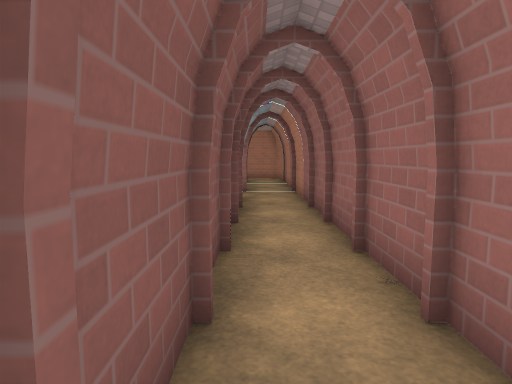
view 1 (above)

24 first-person views from a walk through a 3-D level made in the Godot game engine. The camera is 1.3 m above the floor, tilts 6° down and sees 75° across. The floor is counted in squares, 1 m on a side. Each view is taken from the middle of a square. On the plan, view 1 faces up. The plan holds only what a view shows up to about 14 squares ahead; the rest is blank. The place goes on beyond the plan. Characters and animated objects are not drawn. Some surface patterns are stand-ins.

view 2
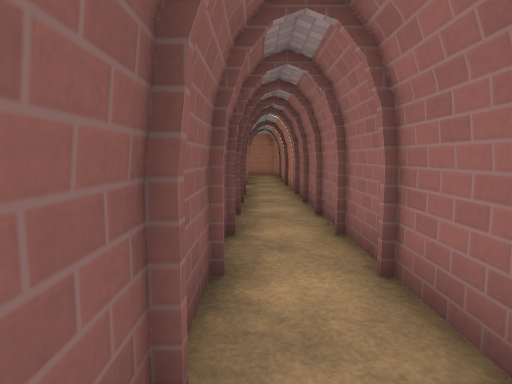

view 3
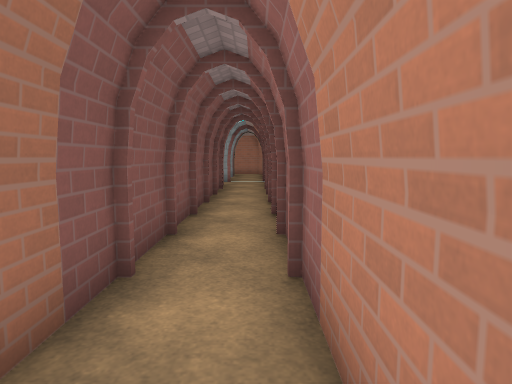

view 4
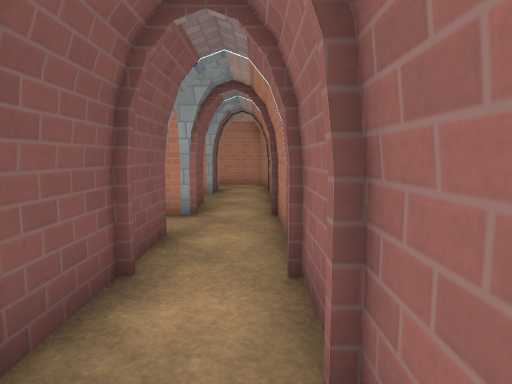

view 5
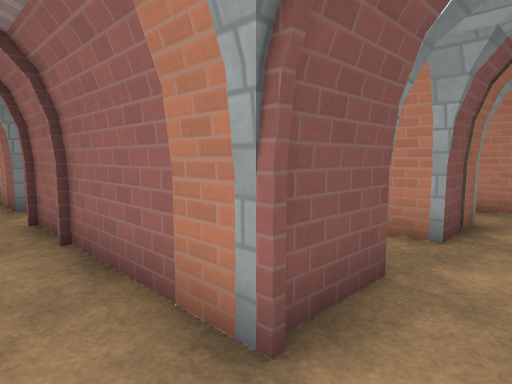

view 6
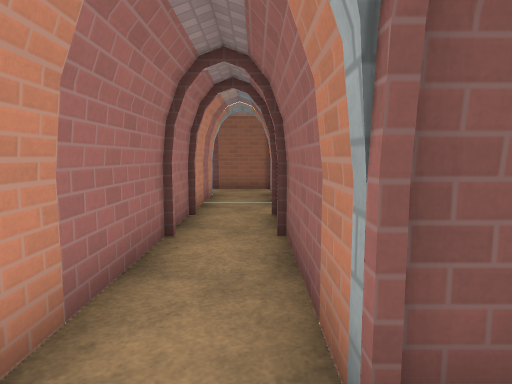

view 7
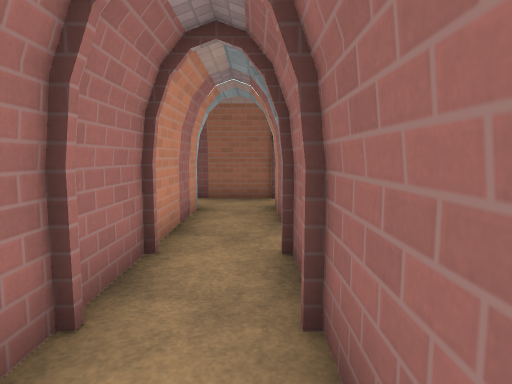

view 8
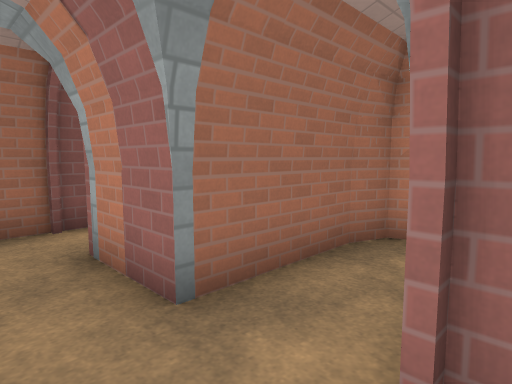

view 9
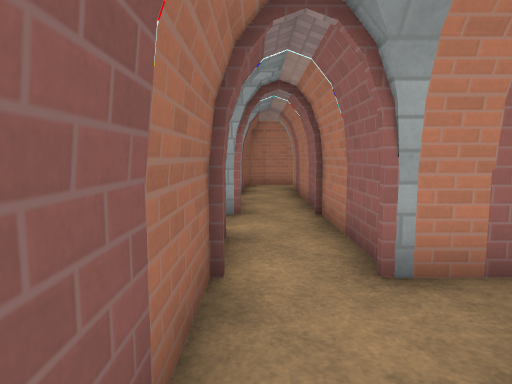

view 10
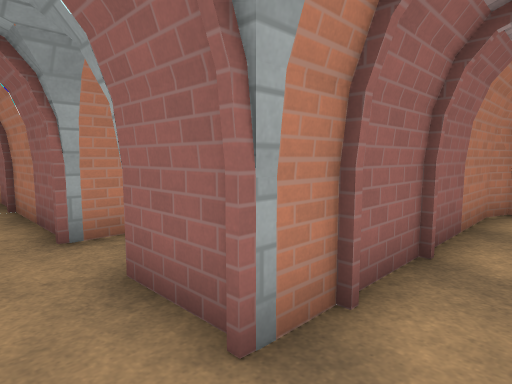

view 11
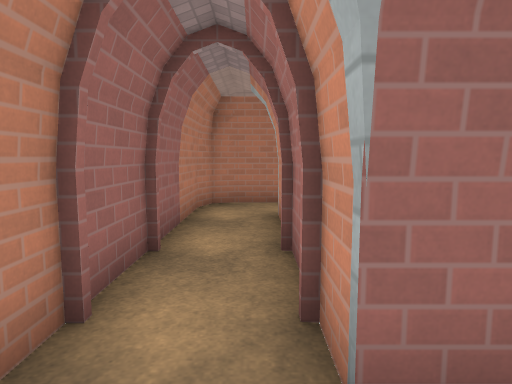

view 12
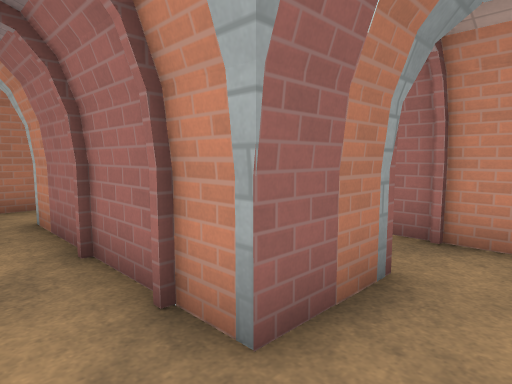

view 13
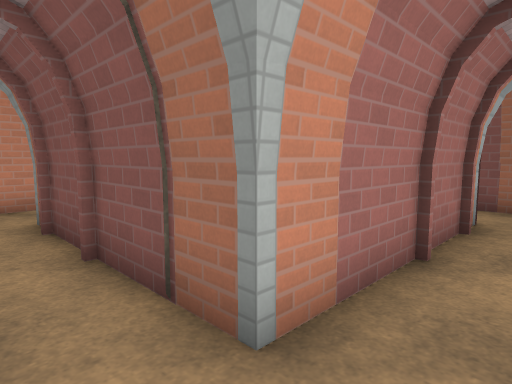

view 14
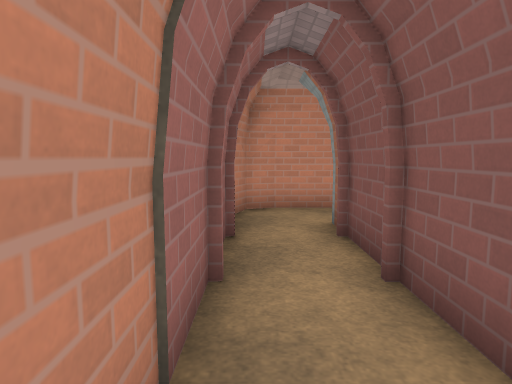

view 15
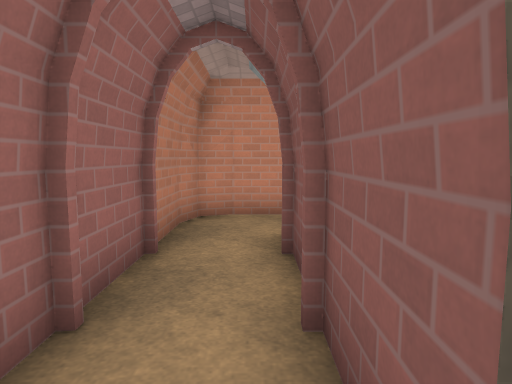

view 16
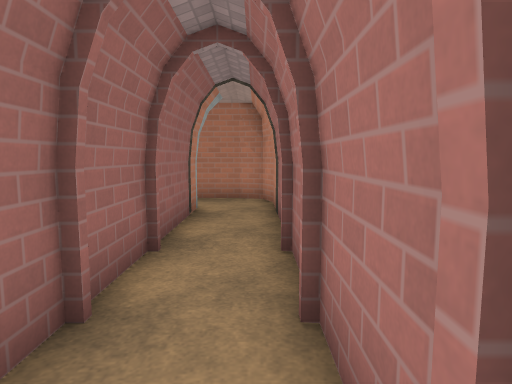

view 17
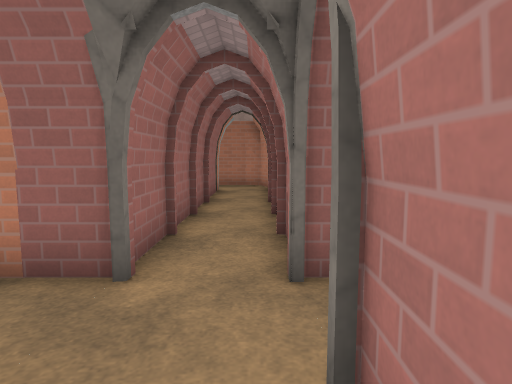

view 18
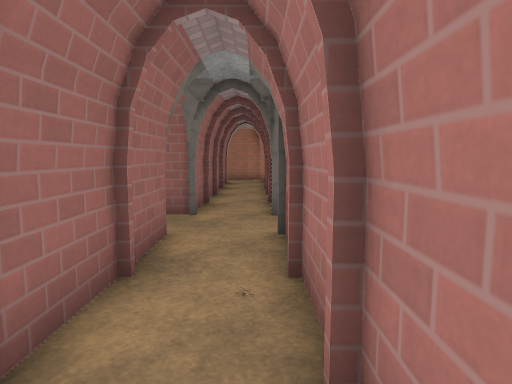

view 19
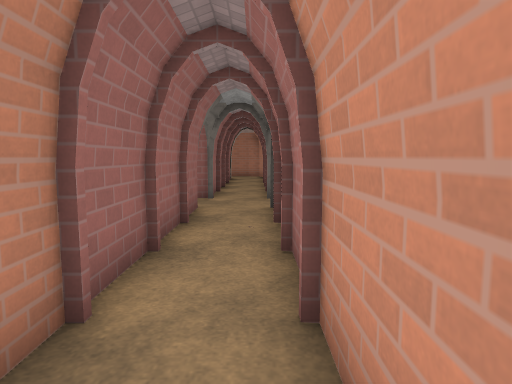

view 20
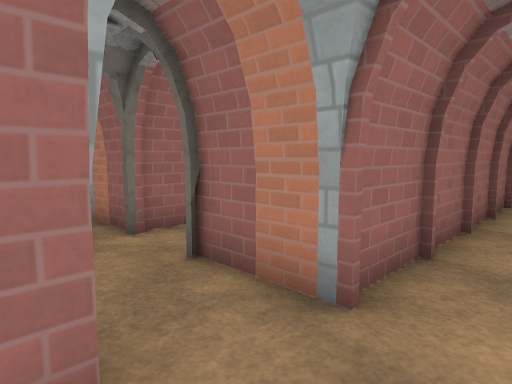

view 21
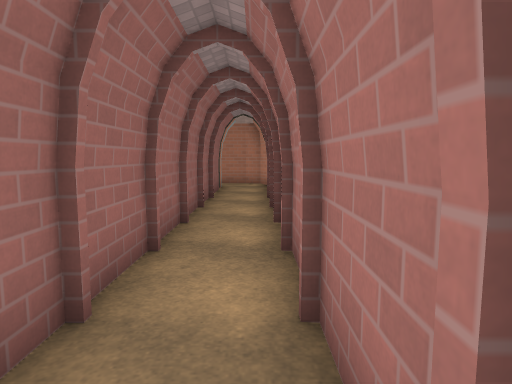

view 22
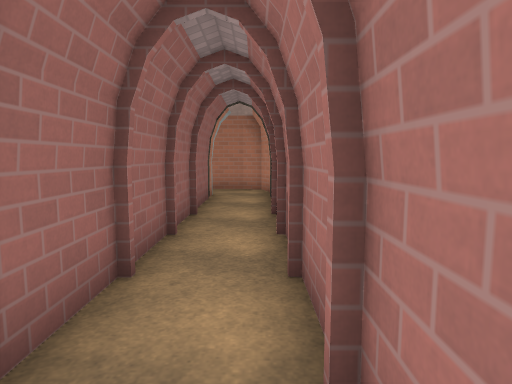

view 23
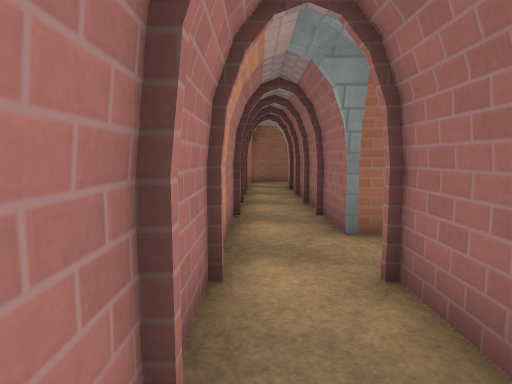

view 24
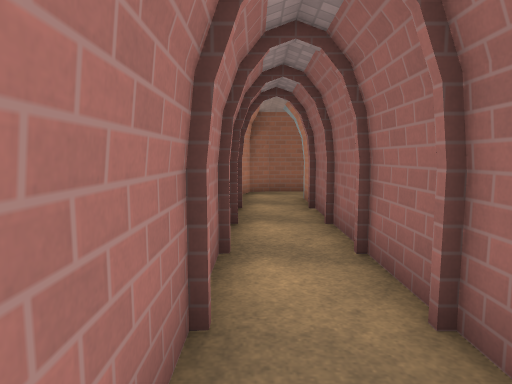

### Floor plan
Key: @ floor where view 1 was taken; # wall or solid block; . floor; = window, fence, low wall or low ledge.
Columns run from 29 left of view 1 to 2 right of it. Each row starts with its distance up from view 1.
 17                 #..###      #..#
 16                 ...##.      ...#
 15                 ...##..     ...
 14                ##..##..     #..
 13                 #..##..######..#
 12                 #..............#
 11                 #..............#
 10                 #..##########..#
  9                  ..######## #..#
  8                  ..........=#..#
  7                 #..........##..#
  6                 #..######..##..#
  5                  ..#    #..##..#
  4                  ...    #..##..#
  3                   ..    #..##..#
  2               .#  ##    #..##..#
  1       #######..##########..##..#
  0       .....................##@.#
 -1     . .....................##..#
 -2      ########..##############..#
 -3 #. ##########..##############..#
 -4 #..............................#
 -5 #..............................#
 -6 ##  ######################  ####

Where each view was taken, in squares from view 1:
view 1: 0 up, 0 right, facing up
view 2: 3 down, 0 right, facing up
view 3: 5 down, 1 right, facing up
view 4: 5 up, 1 right, facing up
view 5: 11 up, 1 right, facing up-left
view 6: 12 up, 1 right, facing left
view 7: 12 up, 2 left, facing left
view 8: 11 up, 6 left, facing up-left
view 9: 9 up, 12 left, facing up
view 10: 7 up, 12 left, facing up-right
view 11: 7 up, 12 left, facing right
view 12: 8 up, 12 left, facing down-right
view 13: 8 up, 3 left, facing down-left
view 14: 7 up, 3 left, facing down
view 15: 6 up, 4 left, facing down
view 16: 1 down, 13 left, facing right
view 17: 1 down, 18 left, facing right
view 18: 1 down, 22 left, facing right
view 19: 1 down, 25 left, facing right
view 20: 5 down, 17 left, facing up-right
view 21: 5 down, 15 left, facing right
view 22: 5 down, 12 left, facing right
view 23: 5 down, 11 left, facing left
view 24: 5 down, 16 left, facing left
